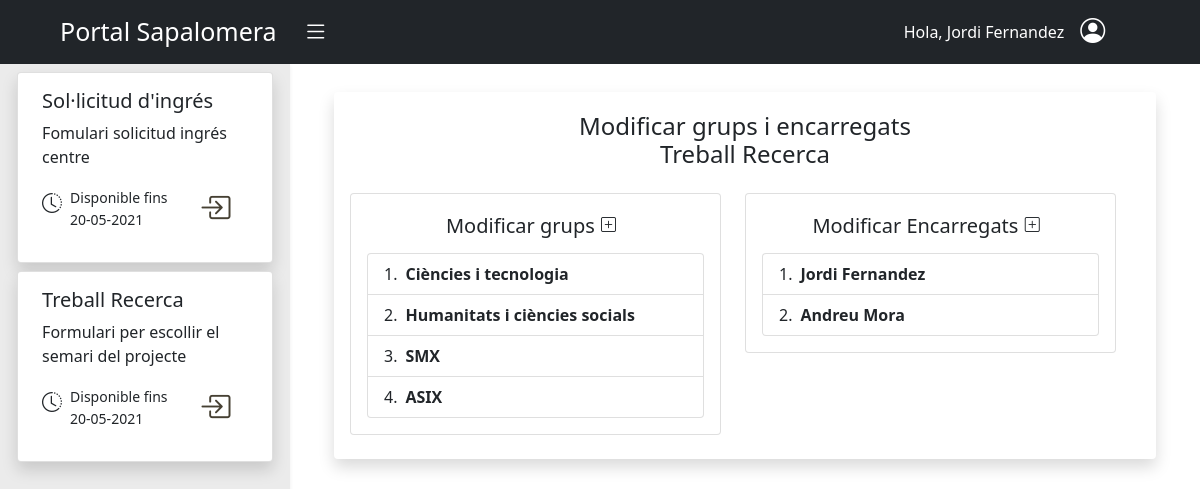
Screenshot of /aplicacions/gestio_grups_encarregats/llistat_grups_encarregats/1/ (signed in) with the database file from the repository.
### aplicacions/models.py (models this page shows, shortened)
class Aplicacio(models.Model):
    nom = models.CharField(max_length=30)
    descripcio = models.CharField(max_length=200)
    data_limit_inici = models.DateField()
    data_limit_fi = models.DateField()
    url_acces = models.CharField(max_length=60,blank=True)
    url_backend = models.CharField(max_length=60,blank=True)
    llista_grups = models.ManyToManyField(Group,blank=True)
    llista_encarregats = models.ManyToManyField(User,limit_choices_to={"rol__id_rol":1},blank=True)
    objects = models.Manager()
    llistatAplicacions= LListaAplicacions()
    class Meta:
        verbose_name_plural = 'Aplicacions'

### aplicacions/views.py (the view)
# urls.py: path('gestio_grups_encarregats/llistat_grups_encarregats/<int:pk>/', AplicacioLlistatGrupsEncarregats, name='llistar-grups-encarregats'),
def AplicacioLlistatGrupsEncarregats(request,pk):
    aplicacions =  Aplicacio.llistatAplicacions.per_usuari(request.user)
    aplicacio =  Aplicacio.objects.filter(pk=pk)
    return render(request, 'aplicacions/gestio_grups_encarregats/aplicacio_grups_encarregats.html', {'llista_aplicacions': aplicacions,"aplicacio":aplicacio})

### aplicacions/modelManagers.py (called while the page is built)
    def per_usuari(self, user):
        today = date.today()
        if user.is_staff:
            return self.get_queryset().all()
        if user.rol.id_rol == 1:
            return self.get_queryset().filter(llista_encarregats__exact=user)
        else:
            return self.get_queryset().filter(llista_grups__in=user.groups.all()).filter(data_limit_fi__gte=today,data_limit_inici__lte=today).distinct()

### aplicacions/templates/aplicacions/gestio_grups_encarregats/aplicacio_grups_encarregats.html (shortened to what this page needs)
{% extends "aplicacions/llistar_aplicacions.html" %}
{% load static %}
{% block aplicacio %}
<div class="container">
  <div class="row p-1  align-items-center shadow rounded mt-2 pb-4">
    <h4 class="p-3 text-center">Modificar grups i encarregats <br> {{aplicacio.0.nom}} </h4>
    <div class="row">
      <div class="col-xxl-6 col-md-6">
        <div class="card text-center">
          <div class="card-body">
            <h5>Modificar grups
              <button onclick="obrir_modal_modificar_grups_aplicacio('{% url 'aplicacions:modificar-grups-aplicacio' aplicacio.0.id %}')"
                      class="btn shadow-none p-0 pb-2 pe-2">
                      <i  class="bi bi-plus-square align-middle" style="font-size:15px;"></i>
              </button>
            </h5>
            <ol class="list-group list-group-numbered">
              {% for grup in aplicacio.0.llista_grups.all %}
              <li class="list-group-item d-flex justify-content-between align-items-start">
                <div class="ms-2 me-auto">
                  <div class="fw-bold">{{grup}}</div>
                </div>
              </li>
              {% endfor %}
            </ol>
          </div>
        </div>
      </div>
      <div class="col-xxl-6 col-sm-6">
        <div class="card text-center">
          <div class="card-body">
            <h5>Modificar Encarregats
              <button onclick="obrir_modal_modificar_encarregats_aplicacio('{% url 'aplicacions:modificar-encarregats-aplicacio' aplicacio.0.id %}')"
                      class="btn shadow-none p-0 pb-2 pe-2">
                      <i  class="bi bi-plus-square align-middle" style="font-size:15px;"></i>
              </button>
            </h5>
            <ol class="list-group list-group-numbered">
              {% for encarregat in aplicacio.0.llista_encarregats.all %}
                {% if encarregat %}
                <li class="list-group-item d-flex justify-content-between align-items-start">
                  <div class="ms-2 me-auto">
                    <div class="fw-bold">{{encarregat.get_full_name}}</div>
                  </div>
                </li>
                {% endif %}
              {% endfor %}
            </ol>
          </div>
        </div>
      </div>
    </div>
  </div>
</div>
{% endblock %}

### aplicacions/templates/aplicacions/llistar_aplicacions.html (shortened to what this page needs)
{% extends "base.html" %} {% block content %}
<div id="wrapper">
    <div class="container-fluid">
        <div id="sidebar-wrapper" class="color-sidebar shadow-sm" style="height:99vh">
            <ul class="sidebar-nav ">
                <div class="row d-flex justify-content-center">
                    <div class="col-11">
                        {% if llista_aplicacions %} {% for aplicacio in llista_aplicacions %}
                        <div class="card mx-1 mt-2 shadow  rounded-2">
                            <div class="card-body  ms-2">
                                <h5 class="card-title ">{{ aplicacio.nom }}</h5>
                                <p class="card-text">{{ aplicacio.descripcio }}</p>
                                <div class="row">
                                    <div class="col-1  me-1 mt-1 ">
                                        <i class="bi bi-clock-history fa-9x" style="font-size: 20px;"></i>
                                    </div>
                                    <div class="col-md-auto">
                                        <small>
                                            Disponible fins
                                            <p>{{ aplicacio.data_limit_fi | date:'d-m-Y' }}</p>
                                        </small>
                                    </div>
                                    <div role="button" class="col-1 ms-2">
                                        <a {% if aplicacio.url_acces  %} href="{% url aplicacio.url_acces %}" {% endif %}><i class="icones-color bi bi-box-arrow-in-right" style="font-size: 31px;"></i></a>
                                    </div>
                                </div>
                            </div>
                        </div>
                        {% endfor %}
                        {% endif %}
                    </div>
                </div>
            </ul>
        </div>
        <div id="page-content-wrapper" class="overflow-auto" style="height:85vh">
            <div class="container-fluid">
                {% block aplicacio %}
                {% endblock %}
            </div>
        </div>
    </div>
</div>
{% endblock content %}

### templates/navbar.html (shortened to what this page needs)
<nav class="navbar navbar-expand-lg navbar-dark  bg-dark">
  <div class="container-fluid">
    <a class="navbar-brand ps-5" style="font-size: 25px;">
      Portal Sapalomera
      <i id="menu-toggle" type="button" class="navbar-toggle collapsed bg-dark bi bi-list" style="padding-left: 20px; font-size:25px;"collapse" data-target="#navbar" aria-expanded="false" aria-controls="navbar"></i>
    </a>
    <div style="margin-right: 5%;">
      <ul class="navbar-nav" >
        <li class="nav-item"><a class="nav-link" style="color: white;" >Hola, {{user.get_full_name}}</a></li>
        <div class="dropdown pe-4">
          <a class="p-0 ps-2 text-dark" role="button" id="dropdownMenuLink"  data-bs-toggle="dropdown" aria-expanded="false">
            <i class=" bi bi-person-circle text-white" style="font-size: 25px;"></i>
          </a>
        </div>
      </ul>
    </div>
  </div>
</nav>

### static/css/style.css (style rules this page uses)
#wrapper { padding-left: 0; -webkit-transition: all 0.5s ease; -moz-transition: all 0.5s ease; -o-transition: all 0.5s ease; transition: all 0.5s ease; }
.color-sidebar { background:#EBEBEB !important; }
#sidebar-wrapper { overflow-y: scroll; overflow-x: hidden; position: fixed; left: 290px; z-index: 1000; overflow-y: auto; margin-left: -290px; width: 0; height: 100%; background:#212529; -webkit-transition: all 0.5s ease; -moz-transition: all 0.5s ease; -o-transition: all 0.5s ease; transition: all 0.5s ease; }
#page-content-wrapper { padding: 15px; width: 100%; }
.icones-color { color:#464033; }
.sidebar-nav { position: absolute; top: 0; margin: 0; padding: 0; width: 290px; list-style: none; }
@media (min-width: 768px) { #wrapper { padding-left: 290px; } }
@media (min-width: 768px) { #sidebar-wrapper { width: 290px; } }
@media (min-width: 768px) { #page-content-wrapper { padding: 20px; } }

### rows the page displays
Aplicacio: nom "Sol·licitud d'ingrés", descripcio "Fomulari solicitud ingrés centre", data_limit_fi "20-05-2021"
Aplicacio: nom "Treball Recerca", descripcio "Formulari per escollir el semari del projecte", data_limit_fi "20-05-2021"

### other values shown
{{ user.get_full_name }} "Jordi Fernandez"
{{ grup }} "Ciències i tecnologia"
{{ grup }} "Humanitats i ciències socials"
{{ grup }} "SMX"
{{ grup }} "ASIX"
{{ encarregat.get_full_name }} "Jordi Fernandez"
{{ encarregat.get_full_name }} "Andreu Mora"
